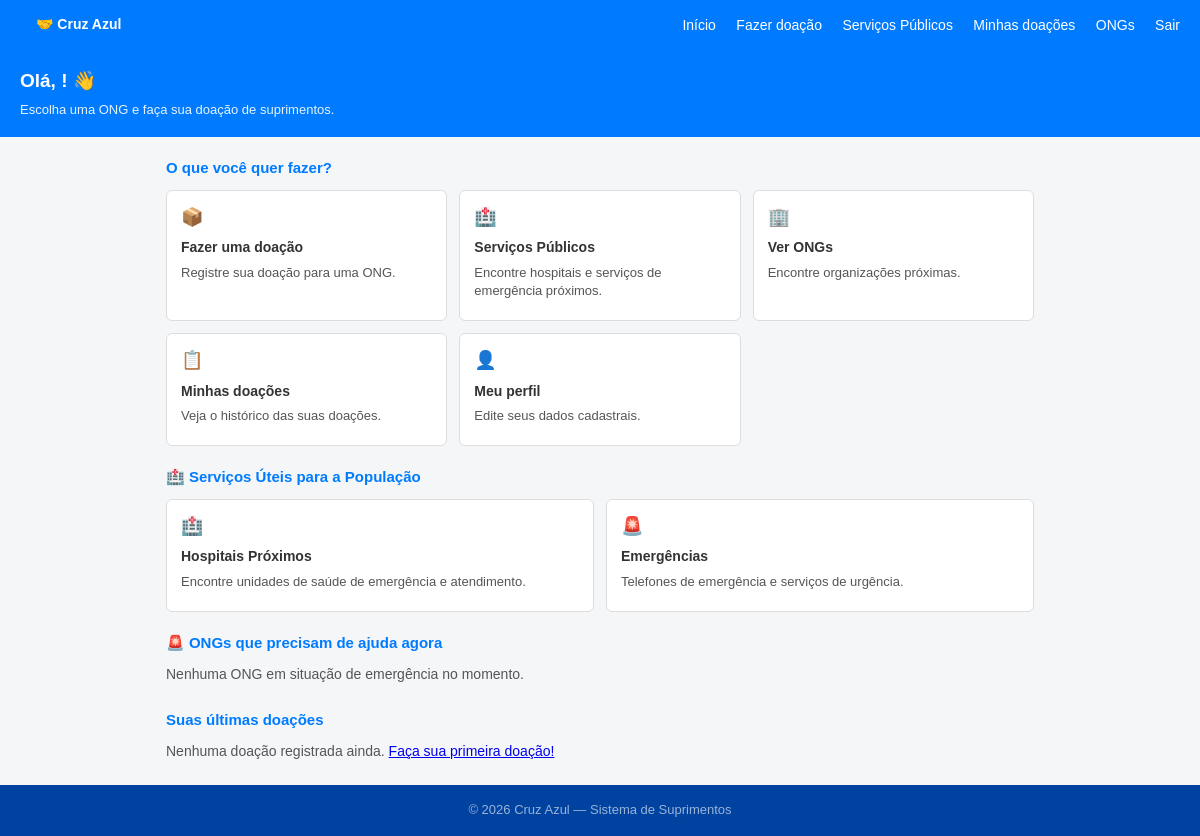
Before: /public/pages/home_usuario.php (signed in) with the older database file.
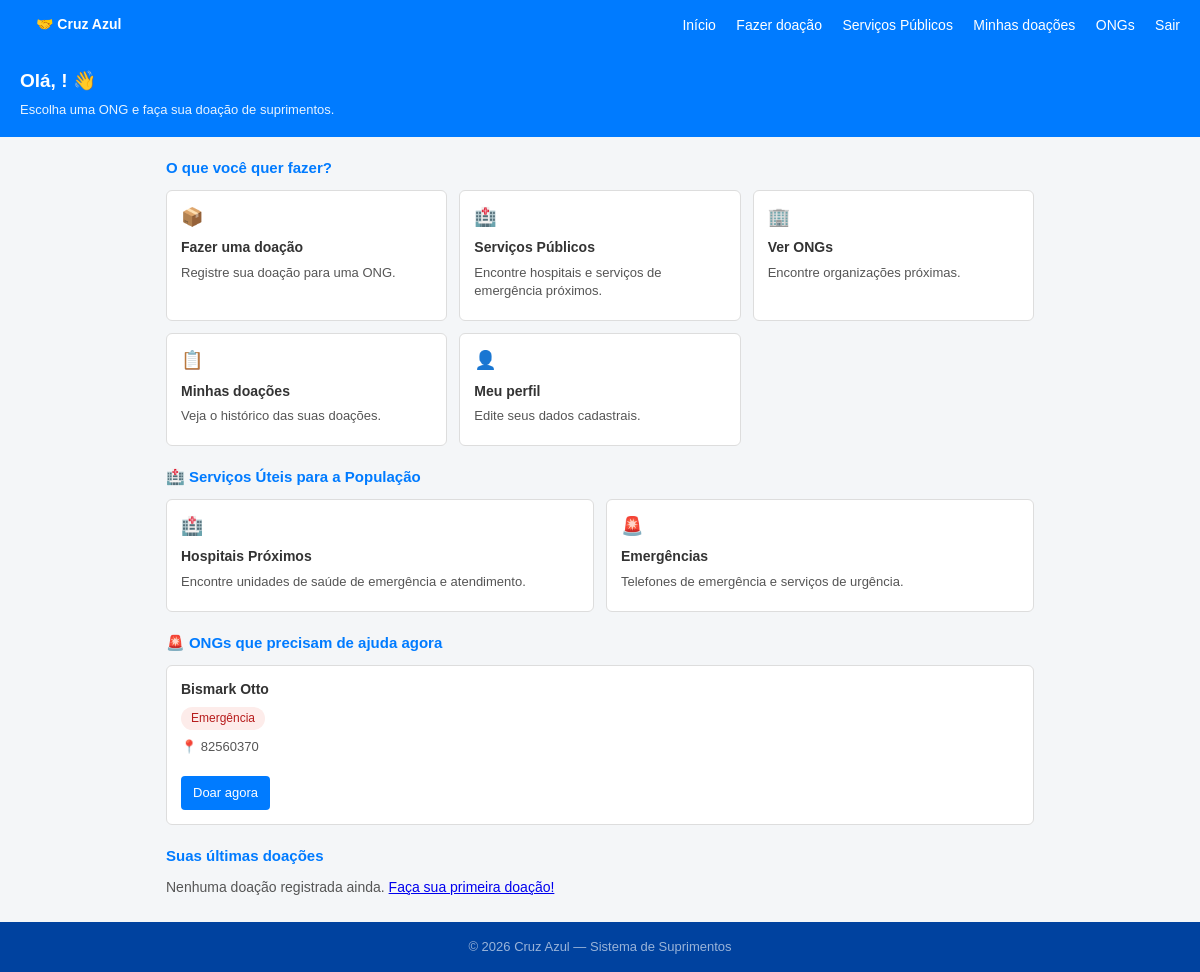
After: the same page with the newer database file.
### tables this page shows
CREATE TABLE `ong` (
  `id_ong` int(10) UNSIGNED NOT NULL,
  `id_usuario` int(10) UNSIGNED DEFAULT NULL,
  `nome` varchar(300) NOT NULL,
  `cnpj` char(18) NOT NULL,
  `localizacao` varchar(50) NOT NULL,
  `classificacao_risco` enum('emergencia','continuo','pontual','baixa_prioridade') NOT NULL,
  `status_elegibilidade` enum('pendente','aprovado','rejeitado','ativo','suspenso') NOT NULL DEFAULT 'pendente',
  `data_atualizacao` datetime NOT NULL DEFAULT current_timestamp(),
  `criado_em` datetime NOT NULL DEFAULT current_timestamp(),
  `sigla_estado` varchar(2) DEFAULT NULL,
  `endereco` varchar(200) DEFAULT NULL,
  `cidade` varchar(50) DEFAULT NULL,
  `descricao` varchar(300) DEFAULT NULL,
  `senha_hash` varchar(200) DEFAULT NULL,
  `email` varchar(200) DEFAULT NULL,
  `token_confirmacao` varchar(200) DEFAULT NULL,
  `area_atuacao` varchar(50) DEFAULT NULL
);

### public/pages/home_usuario.php (the view, shortened to what this page needs)
<?php
require '../../src/api/database.php';
$nome = $_SESSION['usuario']['nome'] ?? $_SESSION['usuario']['email'] ?? 'Usuário';
if (strpos($nome, '@') !== false) {
    $primeiroNome = explode('@', $nome)[0];
} else {
    $primeiroNome = explode(' ', $nome)[0];
}
$stmtEmerg = $pdo->query(
    "SELECT id_ong, nome, localizacao
     FROM ong
     WHERE classificacao_risco = 'emergencia' AND status_elegibilidade = 'ativo'
     ORDER BY nome ASC"
);
$ongsEmergencia = $stmtEmerg->fetchAll(PDO::FETCH_ASSOC);
$userEmail = $_SESSION['usuario']['email'];
$stmtDoacoes = $pdo->prepare(
    "SELECT d.item, d.data_doacao, b.nome,
            CASE WHEN dist.id_operacao IS NOT NULL THEN 'entregue'
                 WHEN e.id_lote IS NOT NULL THEN 'andamento'
                 ELSE 'pendente' END AS status_doacao
     FROM doacao d
     INNER JOIN doador dr ON dr.id_doador = d.id_doador
     INNER JOIN usuario u  ON u.id_usuario = dr.id_usuario
     LEFT JOIN estoque e ON e.id_doacao = d.id_doacao
     LEFT JOIN distribuicao dist ON dist.id_lote = e.id_lote
     LEFT JOIN ong b ON b.id_ong = dist.id_ong
     WHERE u.email = ?
     ORDER BY d.data_doacao DESC, d.criado_em DESC
     LIMIT 5"
);
$stmtDoacoes->execute([$userEmail]);
$ultimasDoacoes = $stmtDoacoes->fetchAll(PDO::FETCH_ASSOC);
?>
<!DOCTYPE html>
<html lang="pt-BR">
<head>
    <link rel="stylesheet" href="../assets/css/home_usuario.css">
</head>
<body>
<nav>
    <a href="home_usuario.php" class="logo" style="text-decoration:none;color:#fff;">🤝 Cruz Azul</a>
    <div>
        <a href="home_usuario.php">Início</a>
        <a href="doar.php">Fazer doação</a>
        <a href="servicos_publicos.php">Serviços Públicos</a>
        <a href="minhas_doacoes.php">Minhas doações</a>
        <a href="ongs.php">ONGs</a>
        <a href="logout.php">Sair</a>
    </div>
</nav>
<div class="topo">
    <h1>Olá, <?= htmlspecialchars($primeiroNome) ?>! 👋</h1>
    <p>Escolha uma ONG e faça sua doação de suprimentos.</p>
</div>
<div class="conteudo">
    <div class="titulo-secao">O que você quer fazer?</div>
    <div class="grid-acoes">
        <a href="doar.php" class="card-acao">
            <div class="icone">📦</div>
            <h3>Fazer uma doação</h3>
            <p>Registre sua doação para uma ONG.</p>
        </a>
        <a href="servicos_publicos.php" class="card-acao">
            <div class="icone">🏥</div>
            <h3>Serviços Públicos</h3>
            <p>Encontre hospitais e serviços de emergência próximos.</p>
        </a>
        <a href="ongs.php" class="card-acao">
            <div class="icone">🏢</div>
            <h3>Ver ONGs</h3>
            <p>Encontre organizações próximas.</p>
        </a>
        <a href="minhas_doacoes.php" class="card-acao">
            <div class="icone">📋</div>
            <h3>Minhas doações</h3>
            <p>Veja o histórico das suas doações.</p>
        </a>
        <a href="perfil.php" class="card-acao">
            <div class="icone">👤</div>
            <h3>Meu perfil</h3>
            <p>Edite seus dados cadastrais.</p>
        </a>
    </div>
    <div class="titulo-secao">🏥 Serviços Úteis para a População</div>
    <div class="grid-acoes">
        <a href="servicos_publicos.php?categoria=hospitais" class="card-acao">
            <div class="icone">🏥</div>
            <h3>Hospitais Próximos</h3>
            <p>Encontre unidades de saúde de emergência e atendimento.</p>
        </a>
        <a href="servicos_publicos.php?categoria=emergencia" class="card-acao">
            <div class="icone">🚨</div>
            <h3>Emergências</h3>
            <p>Telefones de emergência e serviços de urgência.</p>
        </a>
    </div>
    <div class="titulo-secao">🚨 ONGs que precisam de ajuda agora</div>
    <?php if (empty($ongsEmergencia)): ?>
        <p style="color:#555;font-size:14px;margin-bottom:24px;">Nenhuma ONG em situação de emergência no momento.</p>
    <?php else: ?>
        <div class="grid-ongs">
            <?php foreach ($ongsEmergencia as $ong): ?>
                <div class="card-ong">
                    <h3><?= htmlspecialchars($ong['nome']) ?></h3>
                    <span class="area" style="display:inline-block;margin-bottom:8px;font-size:12px;background:#fdecea;color:#b71c1c;padding:3px 10px;border-radius:999px;">Emergência</span>
                    <div class="cidade">📍 <?= htmlspecialchars($ong['localizacao']) ?></div>
                    <a href="fazer_doacao.php?ong=<?= (int)$ong['id_ong'] ?>" class="btn-doar" style="display:inline-block;margin-top:14px;">Doar agora</a>
                </div>
            <?php endforeach; ?>
        </div>
    <?php endif; ?>
    <div class="titulo-secao">Suas últimas doações</div>
    <?php if (empty($ultimasDoacoes)): ?>
        <p style="color:#555;font-size:14px;margin-bottom:24px;">Nenhuma doação registrada ainda. <a href="ongs.php">Faça sua primeira doação!</a></p>
    <?php endif; ?>
</div>
<footer>
    &copy; <?= date('Y') ?> Cruz Azul — Sistema de Suprimentos
</footer>
</body>
</html>

Changed rows visible on the page:
added ong: nome "Bismark Otto", localizacao "82560370"
Other visible differences:
text no longer shown: "Nenhuma ONG em situação de emergência no momento."
